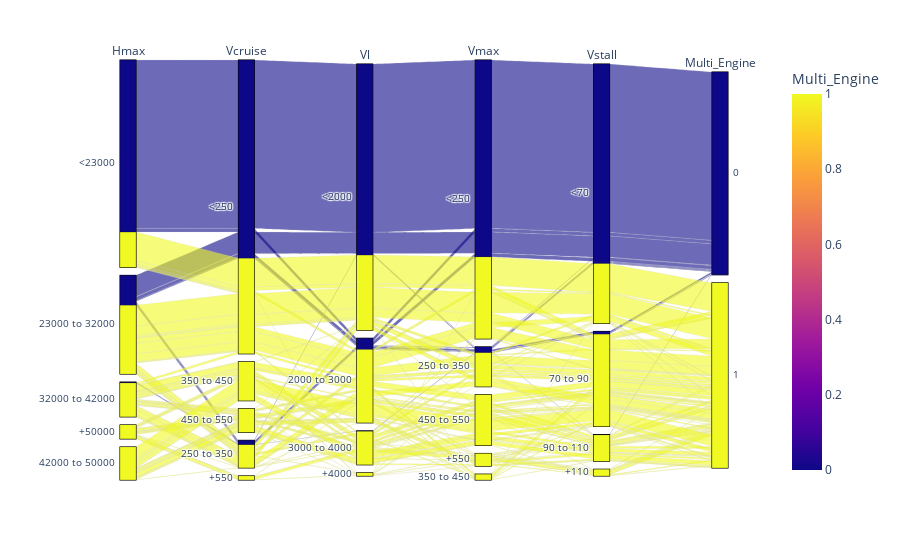

Here is the notebook cell this chart was saved with:
### Markdown cell above
Creates multi-dimensional categorical data plot

### Code cell
fig = px.parallel_categories(df_parallel, color="Multi_Engine")   #fig = px.parallel_categories(df_parallel, color="Multi_Engine", color_discrete_sequence=["blue", "orange"])
fig.show(renderer='jupyterlab')

### Figure 1 — Plotly figure (JSON) as saved in the notebook; plotly's stock layout.template omitted (floating-point values rounded to 4 significant figures; data arrays with more than 128 entries replaced by an {"elided": "..."} marker saying what was removed)
{"data": [{"dimensions": [{"label": "Hmax", "values": {"elided": "857 str values"}}, {"label": "Vcruise", "values": {"elided": "857 str values"}}, {"label": "Vl", "values": {"elided": "857 str values"}}, {"label": "Vmax", "values": {"elided": "857 str values"}}, {"label": "Vstall", "values": {"elided": "857 str values"}}, {"label": "Multi_Engine", "values": {"elided": "857 int values"}}], "domain": {"x": [0, 1], "y": [0, 1]}, "line": {"color": {"elided": "857 int values"}, "coloraxis": "coloraxis"}, "name": "", "type": "parcats"}], "layout": {"coloraxis": {"colorbar": {"title": {"text": "Multi_Engine"}}, "colorscale": [[0, "#0d0887"], [0.1111, "#46039f"], [0.2222, "#7201a8"], [0.3333, "#9c179e"], [0.4444, "#bd3786"], [0.5556, "#d8576b"], [0.6667, "#ed7953"], [0.7778, "#fb9f3a"], [0.8889, "#fdca26"], [1, "#f0f921"]]}, "legend": {"tracegroupgap": 0}, "margin": {"t": 60}}}
